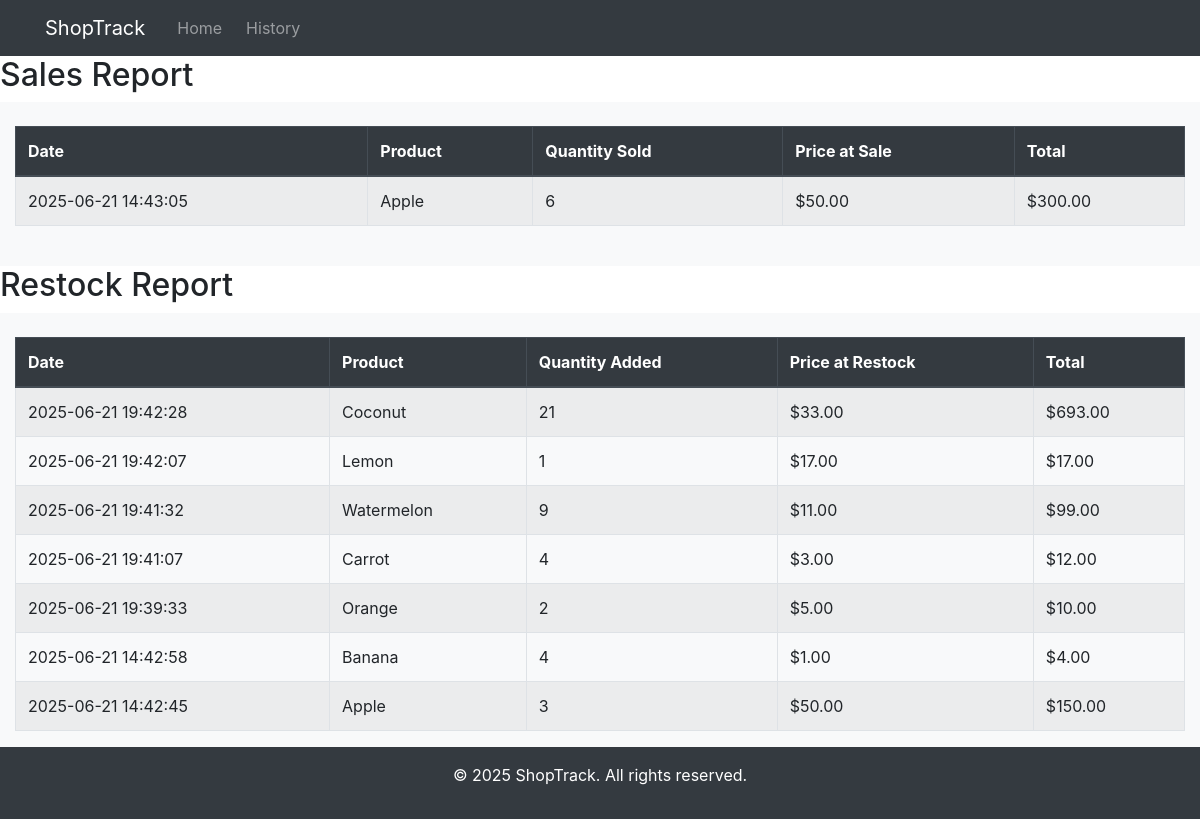
The page /reports on the database as committed earlier.
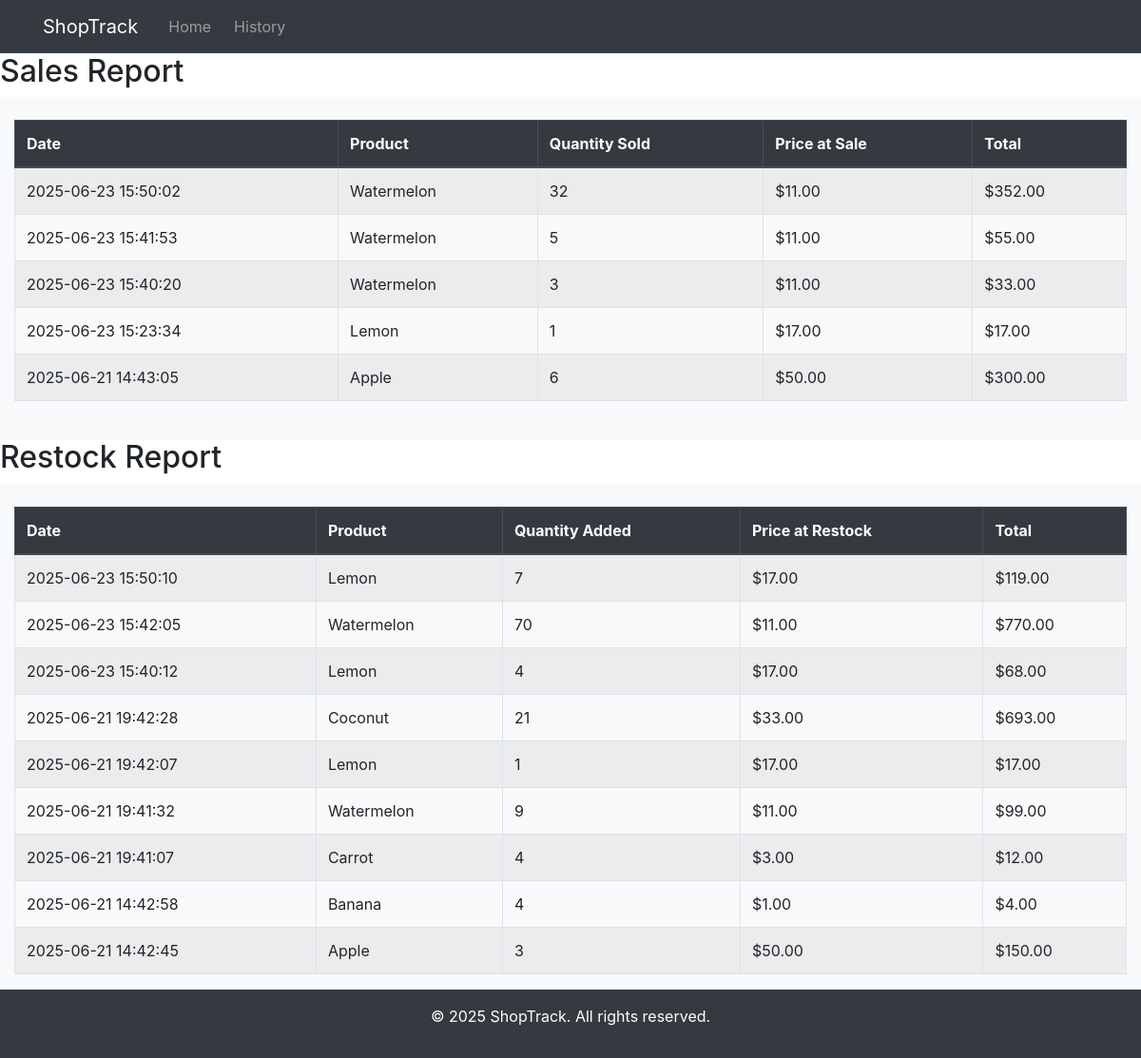
The same page on the database as committed later.
### tables this page shows
CREATE TABLE history (
        id INTEGER PRIMARY KEY AUTOINCREMENT,
        product_id INTEGER NOT NULL,
        quantity INTEGER NOT NULL,
        type TEXT NOT NULL CHECK(type IN('BUY', 'SELL')),
        price REAL NOT NULL,
        sale_date DATETIME DEFAULT CURRENT_TIMESTAMP,
        FOREIGN KEY (product_id) REFERENCES products(id)
    );

CREATE TABLE products (
    id INTEGER PRIMARY KEY AUTOINCREMENT,
    name TEXT NOT NULL,
    description TEXT,
    price REAL NOT NULL,
    stock INTEGER NOT NULL
);

### app.py (the view)
@app.route('/reports', methods=['GET'])
def reports():
    db = get_db()
    sales = db.execute('''
        SELECT products.name, history.price, history.quantity, history.sale_date
        FROM history
        JOIN products ON history.product_id = products.id
        WHERE history.type = ?
        ORDER BY history.sale_date DESC
    ''', ('SELL',)).fetchall()
    restocks = db.execute('''
        SELECT products.name, history.price, history.quantity, history.sale_date
        FROM history
        JOIN products ON history.product_id = products.id
        WHERE history.type = ?
        ORDER BY history.sale_date DESC
    ''', ('BUY',)).fetchall()
    return render_template('reports.html', sales=sales, restocks=restocks)

### app.py (called while the page is built)
def get_db():
    if 'db' not in g:
        g.db = sqlite3.connect(DATABASE)
        g.db.row_factory = sqlite3.Row
    return g.db

### templates/reports.html (shortened to what this page needs)
{% extends "base.html" %}
{% block content %}
<h2>Sales Report</h2>
<div class="container-fluid bg-light py-4">
    <table class="table table-striped table-bordered">
        <thead class="thead-dark">
            <tr>
                <th>Date</th>
                <th>Product</th>
                <th>Quantity Sold</th>
                <th>Price at Sale</th>
                <th>Total</th>
            </tr>
        </thead>
        <tbody>
            {% for sale in sales %}
            <tr>
                <td>{{ sale.sale_date }}</td>
                <td>{{ sale.name }}</td>
                <td>{{ sale.quantity }}</td>
                <td>${{ "%.2f"|format(sale.price) }}</td>
                <td>${{ "%.2f"|format(sale.price * sale.quantity) }}</td>
            </tr>
            {% endfor %}
        </tbody>
    </table>
</div>
<h2>Restock Report</h2>
<div class="container-fluid bg-light py-4">
    <table class="table table-striped table-bordered">
        <thead class="thead-dark">
            <tr>
                <th>Date</th>
                <th>Product</th>
                <th>Quantity Added</th>
                <th>Price at Restock</th>
                <th>Total</th>
            </tr>
        </thead>
        <tbody>
            {% for restock in restocks %}
            <tr>
                <td>{{ restock.sale_date }}</td>
                <td>{{ restock.name }}</td>
                <td>{{ restock.quantity }}</td>
                <td>${{ "%.2f"|format(restock.price) }}</td>
                <td>${{ "%.2f"|format(restock.price * restock.quantity) }}</td>
            </tr>
            {% endfor %}
        </tbody>
    </table>
    </div>
{% endblock %}

### templates/base.html (shortened to what this page needs)
<!DOCTYPE html>
<html lang="en">
<head>
    <link rel="stylesheet" href="https://cdn.jsdelivr.net/npm/bootstrap@4.2.1/dist/css/bootstrap.min.css">
</head>
<body>
    <header>
        <nav class="navbar navbar-expand-lg navbar-dark bg-dark">
            <div class="container">
                <a class="navbar-brand" href="/">ShopTrack</a>
                <div class="collapse navbar-collapse" id="navbarNav">
                    <ul class="navbar-nav ms-auto">
                        <li class="nav-item mx-2">
                            <a class="nav-link" href="/">Home</a>
                        </li>
                        <li class="nav-item">
                            <a class="nav-link" href="/reports">History</a>
                        </li>
                    </ul>
                </div>
            </div>
        </nav>
    </header>
    <main class="pb-5">
        {% block content %}
        {% endblock %}
    </main>
    <footer class="fixed-bottom bg-dark text-white text-center py-3">
        <p>&copy; 2025 ShopTrack. All rights reserved.</p>
    </footer>
</body>
</html>

Rows that differ between the two databases and show on the page:
no longer on this page (row unchanged): history: sale_date "2025-06-21 19:39:33", name "Orange", quantity "2", price "5.00", restock.price*restock.quantity "10.00", shown under "Restock Report"
added history: sale_date "2025-06-23 15:50:02", name "Watermelon", quantity "32", price "11.00", sale.price*sale.quantity "352.00", shown under "Sales Report"
added history: sale_date "2025-06-23 15:41:53", name "Watermelon", quantity "5", price "11.00", sale.price*sale.quantity "55.00", shown under "Sales Report"
added history: sale_date "2025-06-23 15:40:20", name "Watermelon", quantity "3", price "11.00", sale.price*sale.quantity "33.00", shown under "Sales Report"
added history: sale_date "2025-06-23 15:23:34", name "Lemon", quantity "1", price "17.00", sale.price*sale.quantity "17.00", shown under "Sales Report"
added history: sale_date "2025-06-23 15:50:10", name "Lemon", quantity "7", price "17.00", restock.price*restock.quantity "119.00", shown under "Restock Report"
added history: sale_date "2025-06-23 15:42:05", name "Watermelon", quantity "70", price "11.00", restock.price*restock.quantity "770.00", shown under "Restock Report"
added history: sale_date "2025-06-23 15:40:12", name "Lemon", quantity "4", price "17.00", restock.price*restock.quantity "68.00", shown under "Restock Report"
